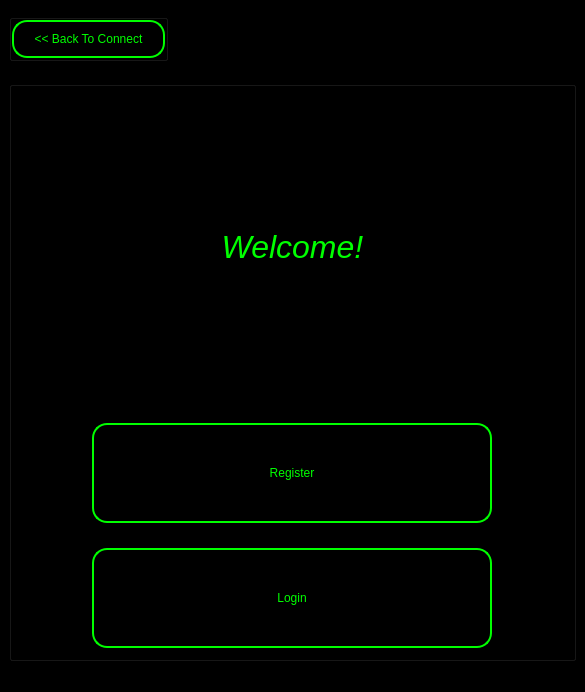
<?xml version="1.0" encoding="UTF-8"?>
<ui version="4.0">
 <class>MainWindow</class>
 <widget class="QMainWindow" name="MainWindow">
  <property name="geometry">
   <rect>
    <x>0</x>
    <y>0</y>
    <width>585</width>
    <height>692</height>
   </rect>
  </property>
  <property name="sizePolicy">
   <sizepolicy hsizetype="Fixed" vsizetype="Fixed">
    <horstretch>0</horstretch>
    <verstretch>0</verstretch>
   </sizepolicy>
  </property>
  <property name="minimumSize">
   <size>
    <width>200</width>
    <height>200</height>
   </size>
  </property>
  <property name="maximumSize">
   <size>
    <width>800</width>
    <height>700</height>
   </size>
  </property>
  <property name="windowTitle">
   <string>MainWindow</string>
  </property>
  <property name="layoutDirection">
   <enum>Qt::LeftToRight</enum>
  </property>
  <property name="styleSheet">
   <string notr="true">background-color: black;</string>
  </property>
  <widget class="QWidget" name="centralwidget">
   <layout class="QVBoxLayout" name="verticalLayout_2">
    <property name="topMargin">
     <number>0</number>
    </property>
    <item alignment="Qt::AlignLeft">
     <widget class="QGroupBox" name="GroupBackButton">
      <property name="sizePolicy">
       <sizepolicy hsizetype="Minimum" vsizetype="Fixed">
        <horstretch>0</horstretch>
        <verstretch>0</verstretch>
       </sizepolicy>
      </property>
      <property name="styleSheet">
       <string notr="true">background-color:black;
</string>
      </property>
      <property name="title">
       <string>BackButton</string>
      </property>
      <property name="flat">
       <bool>true</bool>
      </property>
      <layout class="QHBoxLayout" name="horizontalLayout_2">
       <property name="spacing">
        <number>0</number>
       </property>
       <property name="leftMargin">
        <number>0</number>
       </property>
       <property name="topMargin">
        <number>0</number>
       </property>
       <property name="rightMargin">
        <number>0</number>
       </property>
       <property name="bottomMargin">
        <number>0</number>
       </property>
       <item>
        <widget class="QPushButton" name="ButtonBack">
         <property name="sizePolicy">
          <sizepolicy hsizetype="Fixed" vsizetype="Fixed">
           <horstretch>0</horstretch>
           <verstretch>0</verstretch>
          </sizepolicy>
         </property>
         <property name="styleSheet">
          <string notr="true">font: 14pt &quot;Arial&quot;;
border-radius: 15px;
border: 2px solid #00ff00;
color: #00ff00;
padding-top: 10px;
padding-bottom: 10px;
padding-left: 20px;
padding-right: 20px; </string>
         </property>
         <property name="text">
          <string>&lt;&lt; Back To Connect</string>
         </property>
        </widget>
       </item>
      </layout>
     </widget>
    </item>
    <item>
     <widget class="QGroupBox" name="GroupAll">
      <property name="sizePolicy">
       <sizepolicy hsizetype="Minimum" vsizetype="Minimum">
        <horstretch>0</horstretch>
        <verstretch>0</verstretch>
       </sizepolicy>
      </property>
      <property name="layoutDirection">
       <enum>Qt::LeftToRight</enum>
      </property>
      <property name="title">
       <string>GroupBox</string>
      </property>
      <property name="alignment">
       <set>Qt::AlignCenter</set>
      </property>
      <property name="flat">
       <bool>true</bool>
      </property>
      <property name="checkable">
       <bool>false</bool>
      </property>
      <layout class="QVBoxLayout" name="verticalLayout" stretch="5,1,1">
       <property name="spacing">
        <number>25</number>
       </property>
       <property name="leftMargin">
        <number>50</number>
       </property>
       <property name="topMargin">
        <number>10</number>
       </property>
       <property name="rightMargin">
        <number>50</number>
       </property>
       <property name="bottomMargin">
        <number>10</number>
       </property>
       <item>
        <widget class="QLabel" name="LabelWelcome">
         <property name="sizePolicy">
          <sizepolicy hsizetype="Preferred" vsizetype="Minimum">
           <horstretch>0</horstretch>
           <verstretch>0</verstretch>
          </sizepolicy>
         </property>
         <property name="lineWidth">
          <number>0</number>
         </property>
         <property name="text">
          <string>&lt;html&gt;&lt;head/&gt;&lt;body&gt;&lt;p&gt;&lt;span style=&quot; font-size:24pt; font-style:italic; color:#00ff00;&quot;&gt;Welcome!&lt;/span&gt;&lt;/p&gt;&lt;/body&gt;&lt;/html&gt;</string>
         </property>
         <property name="alignment">
          <set>Qt::AlignCenter</set>
         </property>
        </widget>
       </item>
       <item alignment="Qt::AlignHCenter">
        <widget class="QPushButton" name="ButtonRegister">
         <property name="sizePolicy">
          <sizepolicy hsizetype="Minimum" vsizetype="Minimum">
           <horstretch>4</horstretch>
           <verstretch>1</verstretch>
          </sizepolicy>
         </property>
         <property name="minimumSize">
          <size>
           <width>400</width>
           <height>100</height>
          </size>
         </property>
         <property name="maximumSize">
          <size>
           <width>9999</width>
           <height>9999</height>
          </size>
         </property>
         <property name="sizeIncrement">
          <size>
           <width>4</width>
           <height>1</height>
          </size>
         </property>
         <property name="layoutDirection">
          <enum>Qt::LeftToRight</enum>
         </property>
         <property name="autoFillBackground">
          <bool>false</bool>
         </property>
         <property name="styleSheet">
          <string notr="true">font: 14pt &quot;Arial&quot;;
border-radius: 15px;
border: 2px solid #00ff00;
color: #00ff00;
</string>
         </property>
         <property name="text">
          <string>Register</string>
         </property>
        </widget>
       </item>
       <item alignment="Qt::AlignHCenter">
        <widget class="QPushButton" name="ButtonLogin">
         <property name="sizePolicy">
          <sizepolicy hsizetype="Fixed" vsizetype="Fixed">
           <horstretch>0</horstretch>
           <verstretch>0</verstretch>
          </sizepolicy>
         </property>
         <property name="minimumSize">
          <size>
           <width>400</width>
           <height>100</height>
          </size>
         </property>
         <property name="maximumSize">
          <size>
           <width>9999</width>
           <height>9999</height>
          </size>
         </property>
         <property name="layoutDirection">
          <enum>Qt::LeftToRight</enum>
         </property>
         <property name="styleSheet">
          <string notr="true">font: 14pt &quot;Arial&quot;;
border-radius: 15px;
border: 2px solid #00ff00;
color: #00ff00;</string>
         </property>
         <property name="text">
          <string>Login</string>
         </property>
         <property name="iconSize">
          <size>
           <width>20</width>
           <height>20</height>
          </size>
         </property>
        </widget>
       </item>
      </layout>
     </widget>
    </item>
   </layout>
  </widget>
  <widget class="QMenuBar" name="menubar">
   <property name="geometry">
    <rect>
     <x>0</x>
     <y>0</y>
     <width>585</width>
     <height>26</height>
    </rect>
   </property>
  </widget>
  <widget class="QStatusBar" name="statusbar"/>
 </widget>
 <resources/>
 <connections/>
</ui>
